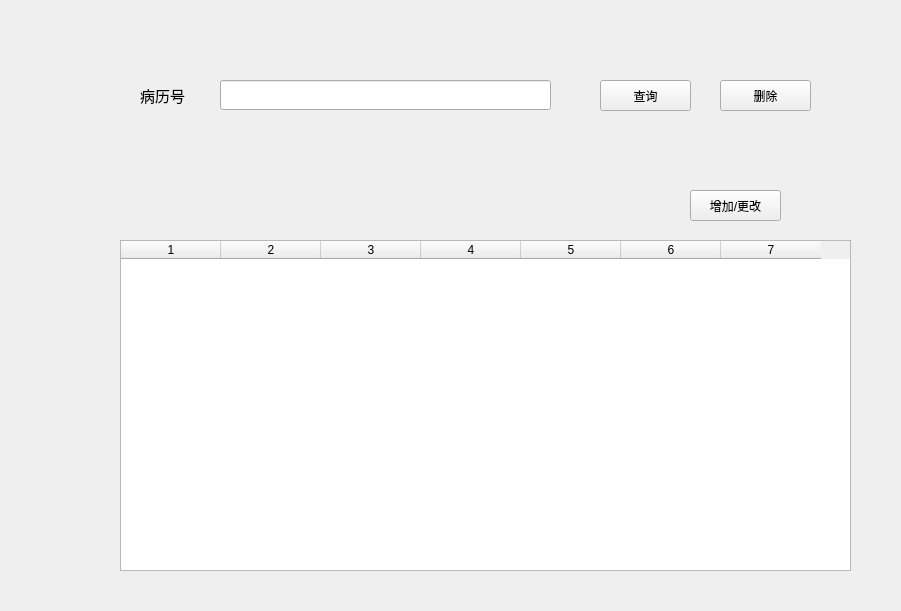
<?xml version="1.0" encoding="UTF-8"?>
<ui version="4.0">
 <class>patience</class>
 <widget class="QWidget" name="patience">
  <property name="geometry">
   <rect>
    <x>0</x>
    <y>0</y>
    <width>901</width>
    <height>611</height>
   </rect>
  </property>
  <property name="windowTitle">
   <string>Form</string>
  </property>
  <widget class="QLabel" name="label">
   <property name="geometry">
    <rect>
     <x>0</x>
     <y>0</y>
     <width>901</width>
     <height>30</height>
    </rect>
   </property>
   <property name="text">
    <string/>
   </property>
  </widget>
  <widget class="QLabel" name="label_2">
   <property name="geometry">
    <rect>
     <x>140</x>
     <y>70</y>
     <width>81</width>
     <height>51</height>
    </rect>
   </property>
   <property name="font">
    <font>
     <pointsize>11</pointsize>
    </font>
   </property>
   <property name="text">
    <string>病历号</string>
   </property>
  </widget>
  <widget class="QTableWidget" name="tableWidget">
   <property name="geometry">
    <rect>
     <x>120</x>
     <y>240</y>
     <width>731</width>
     <height>331</height>
    </rect>
   </property>
   <property name="sizePolicy">
    <sizepolicy hsizetype="Fixed" vsizetype="Expanding">
     <horstretch>0</horstretch>
     <verstretch>0</verstretch>
    </sizepolicy>
   </property>
   <property name="styleSheet">
    <string notr="true"/>
   </property>
   <property name="rowCount">
    <number>0</number>
   </property>
   <property name="columnCount">
    <number>7</number>
   </property>
   <column/>
   <column/>
   <column/>
   <column/>
   <column/>
   <column/>
   <column/>
  </widget>
  <widget class="QPushButton" name="search">
   <property name="geometry">
    <rect>
     <x>600</x>
     <y>80</y>
     <width>91</width>
     <height>31</height>
    </rect>
   </property>
   <property name="text">
    <string>查询</string>
   </property>
  </widget>
  <widget class="QPushButton" name="delete_2">
   <property name="geometry">
    <rect>
     <x>720</x>
     <y>80</y>
     <width>91</width>
     <height>31</height>
    </rect>
   </property>
   <property name="text">
    <string>删除</string>
   </property>
  </widget>
  <widget class="QLineEdit" name="lineEdit">
   <property name="geometry">
    <rect>
     <x>220</x>
     <y>80</y>
     <width>331</width>
     <height>30</height>
    </rect>
   </property>
  </widget>
  <widget class="QPushButton" name="modify">
   <property name="geometry">
    <rect>
     <x>690</x>
     <y>190</y>
     <width>91</width>
     <height>31</height>
    </rect>
   </property>
   <property name="text">
    <string>增加/更改</string>
   </property>
  </widget>
 </widget>
 <resources/>
 <connections/>
</ui>
